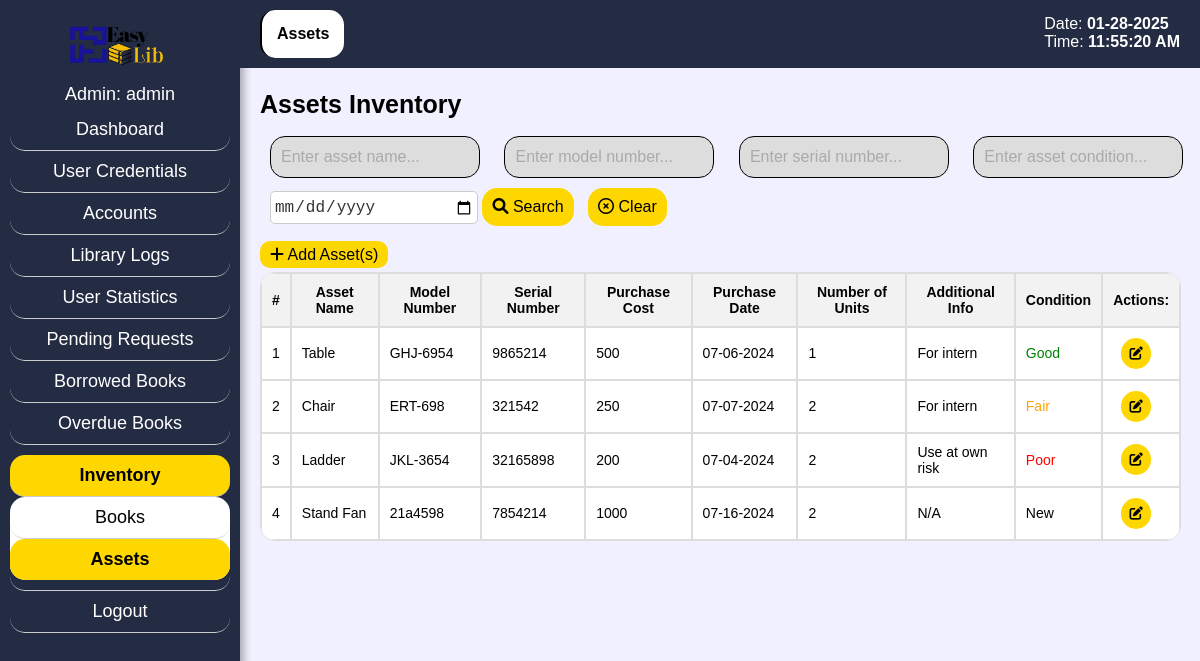
Screenshot of /admin_asts_inv.php?aid=1 with the database file from the repository.
### tables this page shows
CREATE TABLE `assets` (
  `as_id` int(9) NOT NULL,
  `as_name` varchar(99) NOT NULL,
  `mod_num` varchar(99) NOT NULL,
  `ser_num` varchar(99) NOT NULL,
  `p_cost` varchar(99) NOT NULL,
  `p_date` varchar(99) NOT NULL,
  `add_info` varchar(99) NOT NULL,
  `cndtn` varchar(99) NOT NULL,
  `added_by` varchar(99) NOT NULL
);

### admin_asts_inv.php (the view, shortened to what this page needs)
<?php
include 'config.php';
if (isset($_GET['aid'])) {
    $aid = $_GET['aid'];
    $query = "SELECT username FROM admin WHERE aid = ?";
    $stmt = $mysqli->prepare($query);
    $stmt->bind_param("i", $aid);
    $stmt->execute();
    $result = $stmt->get_result();
    if ($result && $result->num_rows > 0) {
        $admin = $result->fetch_assoc();
        $admin_username = $admin['username'];
        $admin_username_display = $admin_username;
    } else {
        $admin_username_display = "Username";
    }
}
?>
<?php
function getCurrentFileName() {
    return basename($_SERVER['PHP_SELF']);
}
$currentFile = getCurrentFileName();
?>
<!DOCTYPE html>
<html lang="en">
<head>
    <link rel="stylesheet" href="css/admin_srch.css">
    <link rel="stylesheet" href="https://cdnjs.cloudflare.com/ajax/libs/font-awesome/6.0.0-beta3/css/all.min.css">
</head>
<body class="bg">
<div class="sidebar">
    <span style="margin-left: 25%;"><img src="css/pics/logop.png" alt="Logo" class="logo"></span>
        <?php
        if(isset($admin_username_display)) {
            echo '<div class="hell">Admin: ' . $admin_username_display . '</span></div>';
        } else {
            echo '<div>Admin: <br>Username</div>';
        }
        ?>
        <a href="admin_dash.php<?php if(isset($aid)) echo '?aid=' . $aid; ?>" class="sidebar-item">Dashboard</a>
        <a href="admin_pf.php<?php if(isset($aid)) echo '?aid=' . $aid; ?>" class="sidebar-item">User Credentials</a>
        <a href="admin_srch.php<?php if(isset($aid)) echo '?aid=' . $aid; ?>" class="sidebar-item">Accounts</a>
        <a href="admin_attd.php<?php if(isset($aid)) echo '?aid=' . $aid; ?>" class="sidebar-item">Library Logs</a>
        <a href="admin_stat.php<?php if (isset($aid)) echo '?aid=' . $aid; ?>" class="sidebar-item">User Statistics</a>
        <a href="admin_preq.php<?php if(isset($aid)) echo '?aid=' . $aid; ?>" class="sidebar-item">Pending Requests</a>
        <a href="admin_brel.php<?php if(isset($aid)) echo '?aid=' . $aid; ?>" class="sidebar-item">Borrowed Books</a>
        <a href="admin_ob.php<?php if(isset($aid)) echo '?aid=' . $aid; ?>" class="sidebar-item">Overdue Books</a>
        <div class="sidebar-item dropdown <?php if (strpos($currentFile, 'admin_asts_inv.php') !== false || strpos($currentFile, 'add_bk_inv.php') !== false) echo 'show'; ?>">
            <a href="#" class="dropdown-link <?php if (strpos($currentFile, 'admin_asts_inv.php') !== false || strpos($currentFile, 'add_bk_inv.php') !== false) echo 'active'; ?>" onclick="toggleDropdown(event)">Inventory</a>
            <div class="dropdown-content <?php if (strpos($currentFile, 'admin_asts_inv.php') !== false || strpos($currentFile, 'add_bk_inv.php') !== false) echo 'show'; ?>">
                <a href="bk_inv.php<?php if (isset($aid)) echo '?aid=' . $aid; ?>" class="sidebar-item <?php if ($currentFile == 'add_bk_inv.php') echo 'active'; ?>">Books</a>
                <a href="admin_asts_inv.php<?php if (isset($aid)) echo '?aid=' . $aid; ?>" class="sidebar-item <?php if ($currentFile == 'admin_asts_inv.php') echo 'active'; ?>">Assets</a>
            </div>
        </div>
        <a href="login.php" class="sidebar-item logout-btn">Logout</a>
    </div>
    <div class="content">
        <nav class="secondary-navbar">
            <a href="admin_asts_inv.php<?php if(isset($aid)) echo '?aid=' . $aid; ?>" class="secondary-navbar-item active">Assets</a>
        </nav>
    </div>
    <div class="fixed-date-time">
        <p>Date: <span id="current-date"><?php echo date("m-d-Y"); ?></span></p>
        <p>Time: <span id="current-time"></span></p>
    </div>
    <div class="content-container">
    <div class="search-bar">
    <h1>Assets Inventory</h1>
    <form action="admin_asts_inv.php" method="GET">
            <input type="text" id="searchName" name="as_name" class="input" placeholder="Enter asset name..." value="<?php echo isset($_GET['as_name']) ? $_GET['as_name'] : ''; ?>">
            <input type="text" id="searchModel" name="mod_num" class="input" placeholder="Enter model number..." value="<?php echo isset($_GET['mod_num']) ? $_GET['mod_num'] : ''; ?>">
            <input type="text" id="searchSerial" name="ser_num" class="input" placeholder="Enter serial number..." value="<?php echo isset($_GET['ser_num']) ? $_GET['ser_num'] : ''; ?>">
            <input type="text" id="searchCondition" name="cndtn" class="input" placeholder="Enter asset condition..." value="<?php echo isset($_GET['cndtn']) ? $_GET['cndtn'] : ''; ?>">
            <input type="date" id="searchDate" name="p_date" class="input" placeholder="Enter purchase date..." value="<?php echo isset($_GET['p_date']) ? $_GET['p_date'] : ''; ?>">
            <button type="submit" style=""><i class='fas fa-search'></i> Search</button>
            <button type="button"><a href="admin_asts_inv.php<?php if(isset($_GET['aid'])) echo '?aid=' . $_GET['aid']; ?>"><i class="fa-regular fa-circle-xmark"></i> Clear</a></button>
    </form>
</div>
<a href="admin_add_asts.php<?php if(isset($aid)) echo '?aid=' . $aid; ?>" class="add-lib"><i class='fas fa-plus'></i> Add Asset(s)</a>
<br><br>
            <table>
                <thead>
                    <tr>
                        <th>#</th>
                        <th>Asset Name</th>
                        <th>Model Number</th>
                        <th>Serial Number</th>
                        <th>Purchase Cost</th>
                        <th>Purchase Date</th>
                        <th>Number of Units</th>
                        <th>Additional Info</th>
                        <th>Condition</th>
                        <th colspan="1">Actions:</th>
                    </tr>
                </thead>
                <tbody>
                <?php
                include 'config.php';
                $query = "SELECT as_id, as_name, mod_num, ser_num, p_cost, p_date, add_info, cndtn,
                          (SELECT COUNT(*) FROM assets a2 WHERE a2.as_name = a1.as_name AND a2.mod_num = a1.mod_num AND a2.ser_num = a1.ser_num AND a2.p_date = a1.p_date AND a2.cndtn = a1.cndtn) AS num_units
                          FROM assets a1 WHERE 1";
                $result = $mysqli->query($query);
                $last_row = [];
                if ($result && $result->num_rows > 0) {
                    $counter = 1;
                    while ($row = $result->fetch_assoc()) {
                        $current_row = [
                            'as_name' => $row['as_name'],
                            'mod_num' => $row['mod_num'],
                            'ser_num' => $row['ser_num'],
                            'p_cost' => $row['p_cost'],
                            'p_date' => $row['p_date'],
                            'cndtn' => $row['cndtn']
                        ];
                        if ($current_row !== $last_row) {
                            echo '<tr>';
                            echo '<td>' . $counter++ . '</td>';
                            echo '<td>' . $row['as_name'] . '</td>';
                            echo '<td>' . $row['mod_num'] . '</td>';
                            echo '<td>' . $row['ser_num'] . '</td>';
                            echo '<td>' . $row['p_cost'] . '</td>';
                            $date = new DateTime($row['p_date']);
                            echo '<td>' . $date->format('m-d-Y') . '</td>';
                            echo '<td>' . $row['num_units'] . '</td>';
                            echo '<td>' . $row['add_info'] . '</td>';
                            echo '<td>';
                            if ($row['cndtn'] == 'Good') {
                                echo '<span style="color: green;">Good</span>';
                            } elseif ($row['cndtn'] == 'Fair') {
                                echo '<span style="color: orange;">Fair</span>';
                            } elseif ($row['cndtn'] == 'Poor') {
                                echo '<span style="color: red;">Poor</span>';
                            } else {
                                echo  $row['cndtn'] ;
                            }
                            echo '</td>';
                            echo '<td style="text-align:center;">';
                            echo '<button class="edit-btn" onclick="editAsset(' . $row['as_id'] . ')"><i class="fas fa-edit"></i></button>';
                            echo '</td>';
                            echo '</tr>';
                            $last_row = $current_row;
                        }
                    }
                } else {
                    echo '<tr><td colspan="11">No data found matching the search criteria.</td></tr>';
                }
                ?>
                </tbody>
            </table>
        </div>
    <br><br>
</body>
</html>

### css/admin_srch.css (style rules this page uses)
.bg { margin: 0; padding: 0; font-family: Century Gothic,CenturyGothic,AppleGothic,sans-serif; background-color: #F0F0FF; }
.logo { height: 50px; width: auto; }
.sidebar { background-color: #242c44; width: 220px; padding: 20px 10px 20px 10px; height: 100%; font-size: 18px; position: fixed; top: 0; color: white; box-shadow: 4px 0 8px rgba(0, 0, 0, 0.3); }
.sidebar-item { padding: 10px 0; border-bottom: 1px solid #ccc; text-decoration: none; color: white; display: block; text-align: center; border-radius: 15px; }
.sidebar-item.active { background-color: gold; color: black; font-weight: bold; display: block; padding: 10px 0; }
.logout-btn { margin-top: auto; padding: 10px 0; text-decoration: none; color: white; display: block; text-align: center; border-radius: 15px; }
.secondary-navbar { background-color: #242c44; padding: 10px 20px; display: block; float: left; align-items: center; margin-left: 240px; position: fixed; width: 100%; position: fixed; top: 0; z-index: 1000; }
.secondary-navbar-item { padding: 15px; text-decoration: none; color: white; display: block; border-left: 2px solid black; float: left; text-align: center; border-radius: 15px; }
.secondary-navbar-item.active { background-color: white; color: black; font-weight: bold; }
.content-container { margin-top: 70px; margin-left: 240px; padding-left: 20px; overflow-y: auto; height: calc(100% - 70px); padding-bottom: 20px; }
.search-bar { margin-top: 20px; margin-bottom: 20px; }
.search-bar input[type="text"], .search-bar input[type="number"], .search-bar select, .search-bar button[type="submit"], .search-bar button[type="button"] { padding: 10px; font-size: 16px; border: 1px solid black; display: inline-block; margin-right: 10px; background-color: #ddd; }
.search-bar input[type="text"] { width: 20%; border-radius: 15px; }
input[type="date"] { width: 200px; height: 25px; padding: 3px; border: 1px solid #ccc; border-radius: 5px; background-color: #fff; color: #333; font-size: 16px; outline: none; }
input[type="date"]::placeholder { color: #aaa; }
.search-bar button[type="submit"] { background-color: gold; color: black; cursor: pointer; border-radius: 15px; border: none; }
.search-bar input[type="text"]::placeholder { color: #aaa; }
.search-bar button[type="button"] { background-color: gold; color: black; cursor: pointer; border-radius: 15px; border: none; }
h1 { font-size: 25px; }
table { width: 98%; margin-top: -10px; font-size: 14px; border-spacing: 0; border-radius: 15px; overflow: hidden; border: 1px solid #ddd; }
table tr { color: black; background-color: white; }
table th, table td { padding: 10px; border: 1px solid #ddd; text-align: left; }
table th { background-color: #f2f2f2; text-align: center; }
.fixed-date-time { position: fixed; top: 15px; right: 20px; color: white; font-size: 16px; z-index: 1000; }
.fixed-date-time p { margin: 0; padding: 0; }
.fixed-date-time span { font-weight: bold; }
.input, .select { padding: 5px; border: 1px solid #ccc; border-radius: 5px; margin-left: 10px; max-width: 200px; }
.edit-btn, .delete-btn { border: none; background-color: gold; color: black; border-radius: 30px; padding: 8px; cursor: pointer; transition: background-color 0.3s; margin-right: 10px; text-decoration: none; }
input[type="number"], input[type="text"] { width: 500px; height: 20px; padding: 5px; border: none; border-radius: 5px; margin-bottom: 10px; background-color: white; color: black; }
.dropdown-content { display: none; flex-direction: column; background-color: white; border-radius: 15px; width: 100%; }
.dropdown-content a { padding: 10px 0; text-decoration: none; color: #000; display: block; text-align: center; border-bottom: 1px solid #ccc; }
.dropdown-content a:last-child { border-bottom: none; }
.dropdown-content.show { display: flex; }
.dropdown-link { padding: 10px 0; border-bottom: 1px solid #ccc; text-decoration: none; color: white; display: block; text-align: center; border-radius: 15px; }
.dropdown-link.active { background-color: gold; color: black; font-weight: bold; }
.add-lib { background-color: gold; color: black; cursor: pointer; border-radius: 10px; padding: 5px; padding-left: 10px; padding-right: 10px; text-decoration: none; }
.hell { text-align: center; margin-bottom: 2%; margin-top: 4%; }

### admin_asts_inv.php (style rules this page uses)
a { text-decoration: none; color: black; }

### rows the page displays
assets: as_name "Table", mod_num "GHJ-6954", ser_num "9865214", p_cost "500", p_date "07-06-2024", num_units "1", add_info "For intern", cndtn "Good"
assets: as_name "Chair", mod_num "ERT-698", ser_num "321542", p_cost "250", p_date "07-07-2024", num_units "2", add_info "For intern", cndtn "Fair"
assets: as_name "Ladder", mod_num "JKL-3654", ser_num "32165898", p_cost "200", p_date "07-04-2024", num_units "2", add_info "Use at own risk", cndtn "Poor"
assets: as_name "Stand Fan", mod_num "21a4598", ser_num "7854214", p_cost "1000", p_date "07-16-2024", num_units "2", add_info "N/A", cndtn "New"

### other values shown
$admin_username_display "admin"
